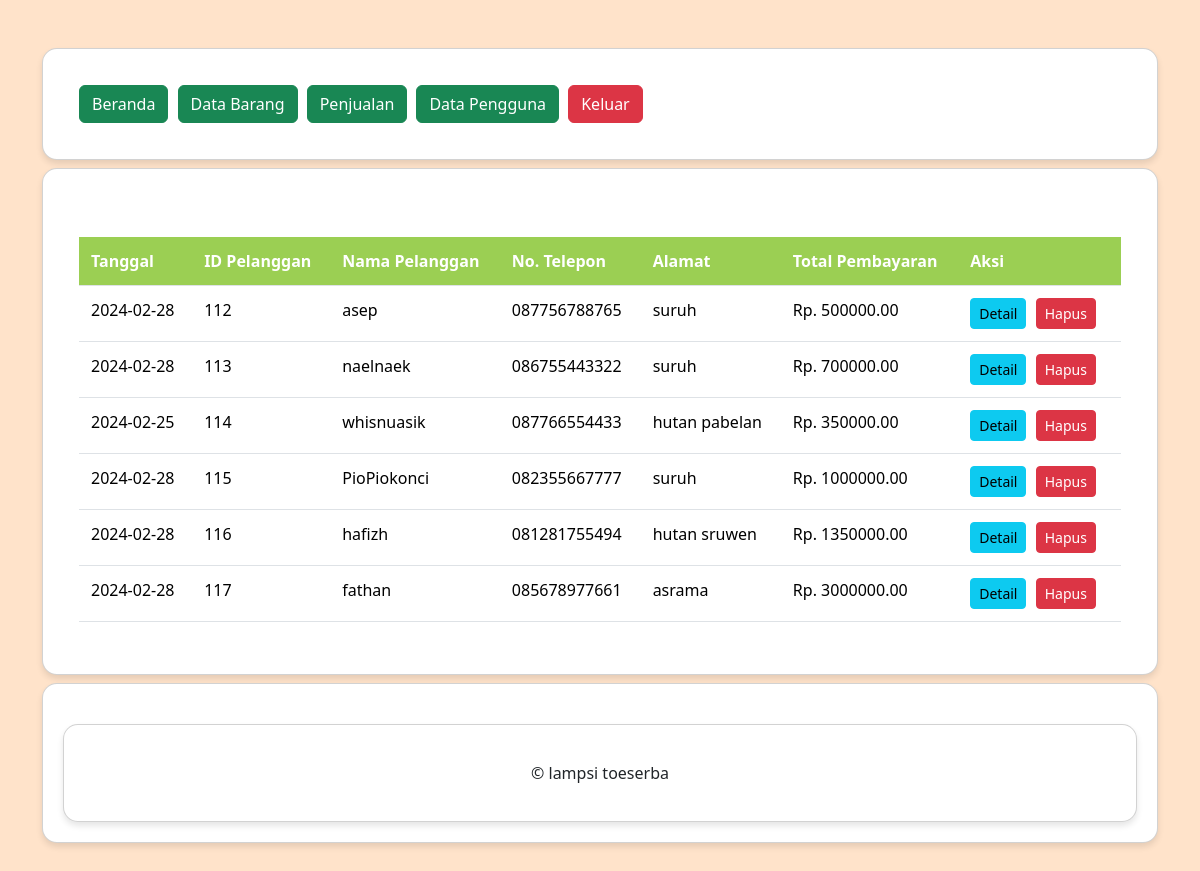
Screenshot of /ukk_kasir_hafizh/administrator/history.php (signed in) with the database file from the repository.
### tables this page shows
CREATE TABLE `penjualan` (
  `PenjualanID` int(11) NOT NULL,
  `TanggalPenjualan` date NOT NULL,
  `TotalHarga` decimal(10,2) NOT NULL,
  `PelangganID` int(11) NOT NULL
);

CREATE TABLE `pelanggan` (
  `PelangganID` int(11) NOT NULL,
  `NamaPelanggan` varchar(255) NOT NULL,
  `Alamat` text NOT NULL,
  `NomorTelepon` varchar(15) NOT NULL
);

### ukk_kasir_hafizh/administrator/history.php (the view, shortened to what this page needs)
<?php
include "header.php";
include "navbar.php";
?>
<div class="card mt-2">
	<div class="card-body">
	</div>
	<div class="card-body">
		<table class="table">
			<thead>
				<tr>
					<th>Tanggal</th>
					<th>ID Pelanggan</th>
					<th>Nama Pelanggan</th>
					<th>No. Telepon</th>
					<th>Alamat</th>
					<th>Total Pembayaran</th>
					<th>Aksi</th>
				</tr>
			</thead>
			<tbody>
				<?php
				include '../koneksi.php';
				$data = mysqli_query($koneksi,"SELECT * FROM pelanggan INNER JOIN penjualan ON pelanggan.PelangganID=penjualan.PelangganID");
				while($d = mysqli_fetch_array($data)){
					?>
					<tr>
						<td><?php echo $d['TanggalPenjualan']; ?></td>
						<td><?php echo $d['PelangganID']; ?></td>
						<td><?php echo $d['NamaPelanggan']; ?></td>
						<td><?php echo $d['NomorTelepon']; ?></td>
						<td><?php echo $d['Alamat']; ?></td>
						<td>Rp. <?php echo $d['TotalHarga']; ?></td>
						<td>
							<a class="btn btn-info btn-sm" href="detail_nota.php?PelangganID=<?php echo $d['PelangganID']; ?>">Detail</a>
							<button type="button" class="btn btn-danger btn-sm" data-bs-toggle="modal" data-bs-target="#hapus-data<?php echo $d['PelangganID']; ?>">
								Hapus
							</button>
						</td>
					</tr>
				<?php } ?>
			</tbody>
		</table>
	</div>
</div>
<?php
include "footer.php";
?>

### ukk_kasir_hafizh/administrator/header.php (style rules this page uses)
body { background-color: #FFE3CA; }
.card { margin-top: 20px; border-radius: 15px; box-shadow: 0 4px 6px rgba(0, 0, 0, 0.1); background-color: #ffffff; padding: 20px; }
.btn { margin-right: 5px; }
.table { width: 100%; border-collapse: collapse; }
.table th, .table td { padding: 12px; text-align: left; border-bottom: 1px solid #dee2e6; }
.table th { background-color: #9BCF53; color: #fff; }

### rows the page displays
penjualan: TanggalPenjualan "2024-02-28", PelangganID "112", PelangganID.NamaPelanggan "asep", PelangganID.NomorTelepon "087756788765", PelangganID.Alamat "suruh", TotalHarga "500000.00"
penjualan: TanggalPenjualan "2024-02-28", PelangganID "113", PelangganID.NamaPelanggan "naelnaek", PelangganID.NomorTelepon "086755443322", PelangganID.Alamat "suruh", TotalHarga "700000.00"
penjualan: TanggalPenjualan "2024-02-25", PelangganID "114", PelangganID.NamaPelanggan "whisnuasik", PelangganID.NomorTelepon "087766554433", PelangganID.Alamat "hutan pabelan", TotalHarga "350000.00"
penjualan: TanggalPenjualan "2024-02-28", PelangganID "115", PelangganID.NamaPelanggan "PioPiokonci", PelangganID.NomorTelepon "082355667777", PelangganID.Alamat "suruh", TotalHarga "1000000.00"
penjualan: TanggalPenjualan "2024-02-28", PelangganID "116", PelangganID.NamaPelanggan "hafizh", PelangganID.NomorTelepon "081281755494", PelangganID.Alamat "hutan sruwen", TotalHarga "1350000.00"
penjualan: TanggalPenjualan "2024-02-28", PelangganID "117", PelangganID.NamaPelanggan "fathan", PelangganID.NomorTelepon "085678977661", PelangganID.Alamat "asrama", TotalHarga "3000000.00"
